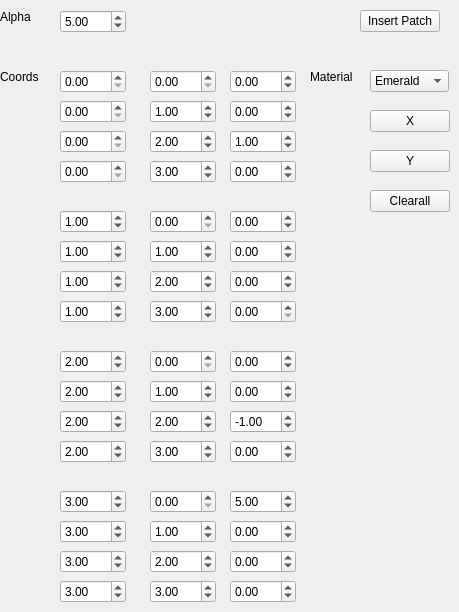
     <widget class="QWidget" name="arc_insert_tab_2">
      <attribute name="title">
       <string>Insert</string>
      </attribute>
      <widget class="QPushButton" name="PatchInsertButton">
       <property name="geometry">
        <rect>
         <x>360</x>
         <y>10</y>
         <width>80</width>
         <height>22</height>
        </rect>
       </property>
       <property name="text">
        <string>Insert Patch</string>
       </property>
      </widget>
      <widget class="QDoubleSpinBox" name="PatchInsertAlphaSpinBox">
       <property name="geometry">
        <rect>
         <x>60</x>
         <y>10</y>
         <width>66</width>
         <height>23</height>
        </rect>
       </property>
       <property name="value">
        <double>5.000000000000000</double>
       </property>
      </widget>
      <widget class="QLabel" name="label_32">
       <property name="geometry">
        <rect>
         <x>0</x>
         <y>10</y>
         <width>59</width>
         <height>14</height>
        </rect>
       </property>
       <property name="text">
        <string>Alpha</string>
       </property>
      </widget>
      <widget class="QLabel" name="label_34">
       <property name="geometry">
        <rect>
         <x>0</x>
         <y>70</y>
         <width>59</width>
         <height>14</height>
        </rect>
       </property>
       <property name="text">
        <string>Coords</string>
       </property>
      </widget>
      <widget class="QDoubleSpinBox" name="PatchInsertCoord00X">
       <property name="geometry">
        <rect>
         <x>60</x>
         <y>70</y>
         <width>66</width>
         <height>23</height>
        </rect>
       </property>
       <property name="value">
        <double>0.000000000000000</double>
       </property>
      </widget>
      <widget class="QDoubleSpinBox" name="PatchInsertCoord00Y">
       <property name="geometry">
        <rect>
         <x>150</x>
         <y>70</y>
         <width>66</width>
         <height>23</height>
        </rect>
       </property>
      </widget>
      <widget class="QDoubleSpinBox" name="PatchInsertCoord00Z">
       <property name="geometry">
        <rect>
         <x>230</x>
         <y>70</y>
         <width>66</width>
         <height>23</height>
        </rect>
       </property>
       <property name="minimum">
        <double>-99.000000000000000</double>
       </property>
      </widget>
      <widget class="QDoubleSpinBox" name="PatchInsertCoord01X">
       <property name="geometry">
        <rect>
         <x>60</x>
         <y>100</y>
         <width>66</width>
         <height>23</height>
        </rect>
       </property>
      </widget>
      <widget class="QDoubleSpinBox" name="PatchInsertCoord01Y">
       <property name="geometry">
        <rect>
         <x>150</x>
         <y>100</y>
         <width>66</width>
         <height>23</height>
        </rect>
       </property>
       <property name="value">
        <double>1.000000000000000</double>
       </property>
      </widget>
      <widget class="QDoubleSpinBox" name="PatchInsertCoord01Z">
       <property name="geometry">
        <rect>
         <x>230</x>
         <y>100</y>
         <width>66</width>
         <height>23</height>
        </rect>
       </property>
       <property name="minimum">
        <double>-99.000000000000000</double>
       </property>
      </widget>
      <widget class="QDoubleSpinBox" name="PatchInsertCoord02X">
       <property name="geometry">
        <rect>
         <x>60</x>
         <y>130</y>
         <width>66</width>
         <height>23</height>
        </rect>
       </property>
      </widget>
      <widget class="QDoubleSpinBox" name="PatchInsertCoord02Y">
       <property name="geometry">
        <rect>
         <x>150</x>
         <y>130</y>
         <width>66</width>
         <height>23</height>
        </rect>
       </property>
       <property name="value">
        <double>2.000000000000000</double>
       </property>
      </widget>
      <widget class="QDoubleSpinBox" name="PatchInsertCoord02Z">
       <property name="geometry">
        <rect>
         <x>230</x>
         <y>130</y>
         <width>66</width>
         <height>23</height>
        </rect>
       </property>
       <property name="minimum">
        <double>-99.000000000000000</double>
       </property>
       <property name="value">
        <double>1.000000000000000</double>
       </property>
      </widget>
      <widget class="QDoubleSpinBox" name="PatchInsertCoord03X">
       <property name="geometry">
        <rect>
         <x>60</x>
         <y>160</y>
         <width>66</width>
         <height>23</height>
        </rect>
       </property>
       <property name="singleStep">
        <double>0.000000000000000</double>
       </property>
       <property name="value">
        <double>0.000000000000000</double>
       </property>
      </widget>
      <widget class="QDoubleSpinBox" name="PatchInsertCoord03Y">
       <property name="geometry">
        <rect>
         <x>150</x>
         <y>160</y>
         <width>66</width>
         <height>23</height>
        </rect>
       </property>
       <property name="value">
        <double>3.000000000000000</double>
       </property>
      </widget>
      <widget class="QDoubleSpinBox" name="PatchInsertCoord03Z">
       <property name="geometry">
        <rect>
         <x>230</x>
         <y>160</y>
         <width>66</width>
         <height>23</height>
        </rect>
       </property>
       <property name="minimum">
        <double>-99.000000000000000</double>
       </property>
      </widget>
      <widget class="QLabel" name="label_35">
       <property name="geometry">
        <rect>
         <x>310</x>
         <y>70</y>
         <width>59</width>
         <height>14</height>
        </rect>
       </property>
       <property name="text">
        <string>Material</string>
       </property>
      </widget>
      <widget class="QDoubleSpinBox" name="PatchInsertCoord10X">
       <property name="geometry">
        <rect>
         <x>60</x>
         <y>210</y>
         <width>66</width>
         <height>23</height>
        </rect>
       </property>
       <property name="value">
        <double>1.000000000000000</double>
       </property>
      </widget>
      <widget class="QDoubleSpinBox" name="PatchInsertCoord12Z">
       <property name="geometry">
        <rect>
         <x>230</x>
         <y>270</y>
         <width>66</width>
         <height>23</height>
        </rect>
       </property>
       <property name="minimum">
        <double>-99.000000000000000</double>
       </property>
       <property name="value">
        <double>0.000000000000000</double>
       </property>
      </widget>
      <widget class="QDoubleSpinBox" name="PatchInsertCoord13X">
       <property name="geometry">
        <rect>
         <x>60</x>
         <y>300</y>
         <width>66</width>
         <height>23</height>
        </rect>
       </property>
       <property name="value">
        <double>1.000000000000000</double>
       </property>
      </widget>
      <widget class="QDoubleSpinBox" name="PatchInsertCoord11Y">
       <property name="geometry">
        <rect>
         <x>150</x>
         <y>240</y>
         <width>66</width>
         <height>23</height>
        </rect>
       </property>
       <property name="value">
        <double>1.000000000000000</double>
       </property>
      </widget>
      <widget class="QDoubleSpinBox" name="PatchInsertCoord13Y">
       <property name="geometry">
        <rect>
         <x>150</x>
         <y>300</y>
         <width>66</width>
         <height>23</height>
        </rect>
       </property>
       <property name="value">
        <double>3.000000000000000</double>
       </property>
      </widget>
      <widget class="QDoubleSpinBox" name="PatchInsertCoord12X">
       <property name="geometry">
        <rect>
         <x>60</x>
         <y>270</y>
         <width>66</width>
         <height>23</height>
        </rect>
       </property>
       <property name="value">
        <double>1.000000000000000</double>
       </property>
      </widget>
      <widget class="QDoubleSpinBox" name="PatchInsertCoord11X">
       <property name="geometry">
        <rect>
         <x>60</x>
         <y>240</y>
         <width>66</width>
         <height>23</height>
        </rect>
       </property>
       <property name="value">
        <double>1.000000000000000</double>
       </property>
      </widget>
      <widget class="QDoubleSpinBox" name="PatchInsertCoord10Y">
       <property name="geometry">
        <rect>
         <x>150</x>
         <y>210</y>
         <width>66</width>
         <height>23</height>
        </rect>
       </property>
      </widget>
      <widget class="QDoubleSpinBox" name="PatchInsertCoord11Z">
       <property name="geometry">
        <rect>
         <x>230</x>
         <y>240</y>
         <width>66</width>
         <height>23</height>
        </rect>
       </property>
       <property name="minimum">
        <double>-99.000000000000000</double>
       </property>
      </widget>
      <widget class="QDoubleSpinBox" name="PatchInsertCoord10Z">
       <property name="geometry">
        <rect>
         <x>230</x>
         <y>210</y>
         <width>66</width>
         <height>23</height>
        </rect>
       </property>
       <property name="minimum">
        <double>-99.000000000000000</double>
       </property>
      </widget>
      <widget class="QDoubleSpinBox" name="PatchInsertCoord12Y">
       <property name="geometry">
        <rect>
         <x>150</x>
         <y>270</y>
         <width>66</width>
         <height>23</height>
        </rect>
       </property>
       <property name="value">
        <double>2.000000000000000</double>
       </property>
      </widget>
      <widget class="QDoubleSpinBox" name="PatchInsertCoord13Z">
       <property name="geometry">
        <rect>
         <x>230</x>
         <y>300</y>
         <width>66</width>
         <height>23</height>
        </rect>
       </property>
      </widget>
      <widget class="QDoubleSpinBox" name="PatchInsertCoord20X">
       <property name="geometry">
        <rect>
         <x>60</x>
         <y>350</y>
         <width>66</width>
         <height>23</height>
        </rect>
       </property>
       <property name="value">
        <double>2.000000000000000</double>
       </property>
      </widget>
      <widget class="QDoubleSpinBox" name="PatchInsertCoord22Z">
       <property name="geometry">
        <rect>
         <x>230</x>
         <y>410</y>
         <width>66</width>
         <height>23</height>
        </rect>
       </property>
       <property name="minimum">
        <double>-99.000000000000000</double>
       </property>
       <property name="value">
        <double>-1.000000000000000</double>
       </property>
      </widget>
      <widget class="QDoubleSpinBox" name="PatchInsertCoord23X">
       <property name="geometry">
        <rect>
         <x>60</x>
         <y>440</y>
         <width>66</width>
         <height>23</height>
        </rect>
       </property>
       <property name="value">
        <double>2.000000000000000</double>
       </property>
      </widget>
      <widget class="QDoubleSpinBox" name="PatchInsertCoord21Y">
       <property name="geometry">
        <rect>
         <x>150</x>
         <y>380</y>
         <width>66</width>
         <height>23</height>
        </rect>
       </property>
       <property name="value">
        <double>1.000000000000000</double>
       </property>
      </widget>
      <widget class="QDoubleSpinBox" name="PatchInsertCoord23Y">
       <property name="geometry">
        <rect>
         <x>150</x>
         <y>440</y>
         <width>66</width>
         <height>23</height>
        </rect>
       </property>
       <property name="value">
        <double>3.000000000000000</double>
       </property>
      </widget>
      <widget class="QDoubleSpinBox" name="PatchInsertCoord22X">
       <property name="geometry">
        <rect>
         <x>60</x>
         <y>410</y>
         <width>66</width>
         <height>23</height>
        </rect>
       </property>
       <property name="value">
        <double>2.000000000000000</double>
       </property>
      </widget>
      <widget class="QDoubleSpinBox" name="PatchInsertCoord21X">
       <property name="geometry">
        <rect>
         <x>60</x>
         <y>380</y>
         <width>66</width>
         <height>23</height>
        </rect>
       </property>
       <property name="value">
        <double>2.000000000000000</double>
       </property>
      </widget>
      <widget class="QDoubleSpinBox" name="PatchInsertCoord20Y">
       <property name="geometry">
        <rect>
         <x>150</x>
         <y>350</y>
         <width>66</width>
         <height>23</height>
        </rect>
       </property>
      </widget>
      <widget class="QDoubleSpinBox" name="PatchInsertCoord21Z">
       <property name="geometry">
        <rect>
         <x>230</x>
         <y>380</y>
         <width>66</width>
         <height>23</height>
        </rect>
       </property>
       <property name="minimum">
        <double>-99.000000000000000</double>
       </property>
      </widget>
      <widget class="QDoubleSpinBox" name="PatchInsertCoord20Z">
       <property name="geometry">
        <rect>
         <x>230</x>
         <y>350</y>
         <width>66</width>
         <height>23</height>
        </rect>
       </property>
       <property name="minimum">
        <double>-99.000000000000000</double>
       </property>
      </widget>
      <widget class="QDoubleSpinBox" name="PatchInsertCoord22Y">
       <property name="geometry">
        <rect>
         <x>150</x>
         <y>410</y>
         <width>66</width>
         <height>23</height>
        </rect>
       </property>
       <property name="value">
        <double>2.000000000000000</double>
       </property>
      </widget>
      <widget class="QDoubleSpinBox" name="PatchInsertCoord23Z">
       <property name="geometry">
        <rect>
         <x>230</x>
         <y>440</y>
         <width>66</width>
         <height>23</height>
        </rect>
       </property>
       <property name="minimum">
        <double>-99.000000000000000</double>
       </property>
      </widget>
      <widget class="QDoubleSpinBox" name="PatchInsertCoord33Y">
       <property name="geometry">
        <rect>
         <x>150</x>
         <y>580</y>
         <width>66</width>
         <height>23</height>
        </rect>
       </property>
       <property name="value">
        <double>3.000000000000000</double>
       </property>
      </widget>
      <widget class="QDoubleSpinBox" name="PatchInsertCoord30X">
       <property name="geometry">
        <rect>
         <x>60</x>
         <y>490</y>
         <width>66</width>
         <height>23</height>
        </rect>
       </property>
       <property name="value">
        <double>3.000000000000000</double>
       </property>
      </widget>
      <widget class="QDoubleSpinBox" name="PatchInsertCoord30Z">
       <property name="geometry">
        <rect>
         <x>230</x>
         <y>490</y>
         <width>66</width>
         <height>23</height>
        </rect>
       </property>
       <property name="minimum">
        <double>-99.000000000000000</double>
       </property>
       <property name="value">
        <double>5.000000000000000</double>
       </property>
      </widget>
      <widget class="QDoubleSpinBox" name="PatchInsertCoord33Z">
       <property name="geometry">
        <rect>
         <x>230</x>
         <y>580</y>
         <width>66</width>
         <height>23</height>
        </rect>
       </property>
       <property name="minimum">
        <double>-99.000000000000000</double>
       </property>
      </widget>
      <widget class="QDoubleSpinBox" name="PatchInsertCoord31Y">
       <property name="geometry">
        <rect>
         <x>150</x>
         <y>520</y>
         <width>66</width>
         <height>23</height>
        </rect>
       </property>
       <property name="value">
        <double>1.000000000000000</double>
       </property>
      </widget>
      <widget class="QDoubleSpinBox" name="PatchInsertCoord32X">
       <property name="geometry">
        <rect>
         <x>60</x>
         <y>550</y>
         <width>66</width>
         <height>23</height>
        </rect>
       </property>
       <property name="value">
        <double>3.000000000000000</double>
       </property>
      </widget>
      <widget class="QDoubleSpinBox" name="PatchInsertCoord32Y">
       <property name="geometry">
        <rect>
         <x>150</x>
         <y>550</y>
         <width>66</width>
         <height>23</height>
        </rect>
       </property>
       <property name="value">
        <double>2.000000000000000</double>
       </property>
      </widget>
      <widget class="QDoubleSpinBox" name="PatchInsertCoord31Z">
       <property name="geometry">
        <rect>
         <x>230</x>
         <y>520</y>
         <width>66</width>
         <height>23</height>
        </rect>
       </property>
       <property name="minimum">
        <double>-99.000000000000000</double>
       </property>
      </widget>
      <widget class="QDoubleSpinBox" name="PatchInsertCoord32Z">
       <property name="geometry">
        <rect>
         <x>230</x>
         <y>550</y>
         <width>66</width>
         <height>23</height>
        </rect>
       </property>
       <property name="minimum">
        <double>-99.000000000000000</double>
       </property>
       <property name="value">
        <double>0.000000000000000</double>
       </property>
      </widget>
      <widget class="QDoubleSpinBox" name="PatchInsertCoord30Y">
       <property name="geometry">
        <rect>
         <x>150</x>
         <y>490</y>
         <width>66</width>
         <height>23</height>
        </rect>
       </property>
      </widget>
      <widget class="QDoubleSpinBox" name="PatchInsertCoord33X">
       <property name="geometry">
        <rect>
         <x>60</x>
         <y>580</y>
         <width>66</width>
         <height>23</height>
        </rect>
       </property>
       <property name="value">
        <double>3.000000000000000</double>
       </property>
      </widget>
      <widget class="QDoubleSpinBox" name="PatchInsertCoord31X">
       <property name="geometry">
        <rect>
         <x>60</x>
         <y>520</y>
         <width>66</width>
         <height>23</height>
        </rect>
       </property>
       <property name="value">
        <double>3.000000000000000</double>
       </property>
      </widget>
      <widget class="QComboBox" name="PatchInsertMaterial">
       <property name="geometry">
        <rect>
         <x>370</x>
         <y>70</y>
         <width>79</width>
         <height>22</height>
        </rect>
       </property>
       <item>
        <property name="text">
         <string>Emerald</string>
        </property>
       </item>
       <item>
        <property name="text">
         <string>Gold</string>
        </property>
       </item>
       <item>
        <property name="text">
         <string>Brass</string>
        </property>
       </item>
      </widget>
      <widget class="QPushButton" name="PatchInsertButtonX">
       <property name="geometry">
        <rect>
         <x>370</x>
         <y>110</y>
         <width>80</width>
         <height>22</height>
        </rect>
       </property>
       <property name="text">
        <string>X</string>
       </property>
      </widget>
      <widget class="QPushButton" name="PatchInsertButtonY">
       <property name="geometry">
        <rect>
         <x>370</x>
         <y>150</y>
         <width>80</width>
         <height>22</height>
        </rect>
       </property>
       <property name="text">
        <string>Y</string>
       </property>
      </widget>
      <widget class="QPushButton" name="PatchClearButton">
       <property name="geometry">
        <rect>
         <x>370</x>
         <y>190</y>
         <width>80</width>
         <height>22</height>
        </rect>
       </property>
       <property name="text">
        <string>Clearall</string>
       </property>
      </widget>
     </widget>
